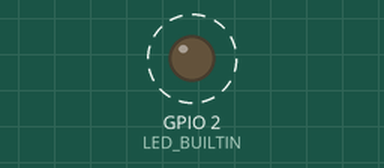
This sketch was run on a simulated ESP32. Shown: output pins drawn as LEDs (lit = HIGH). Dashed ring = blinking. What the sketch prints to the serial monitor is not drawn.

Above: at 0.7 s.
Timing chart, 0 to 3.5 s (numbered marks = the images above):
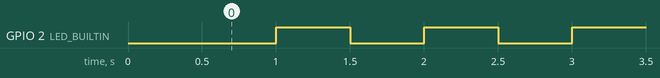

The sketch:

esp32-hello-world.ino
```cpp
void setup() {
  Serial.begin(115200);

  pinMode(LED_BUILTIN,OUTPUT);

  delay(500);
  Serial.println("Hello ESP32");
}

void loop() {

  delay(500);
  digitalWrite(LED_BUILTIN,HIGH);
  delay(500);
  digitalWrite(LED_BUILTIN,LOW);
}
```

Measured:
- by itself, GPIO 2 (LED_BUILTIN): alternates HIGH for 0.50 s and LOW for 0.50 s
